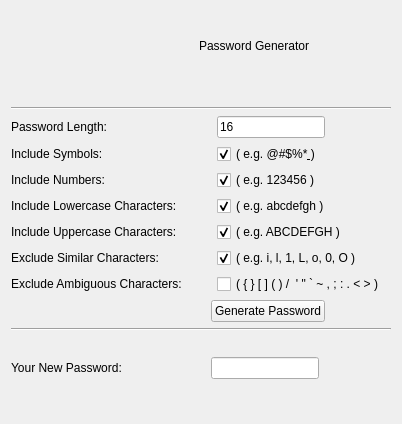
<?xml version="1.0" encoding="UTF-8"?>
<ui version="4.0">
 <class>GeneratePassword</class>
 <widget class="QWidget" name="GeneratePassword">
  <property name="geometry">
   <rect>
    <x>0</x>
    <y>0</y>
    <width>402</width>
    <height>424</height>
   </rect>
  </property>
  <property name="windowTitle">
   <string>BlockPad</string>
  </property>
  <layout class="QVBoxLayout" name="verticalLayout">
   <item>
    <layout class="QHBoxLayout" name="horizontalLayout_11">
     <item>
      <widget class="QLabel" name="labelIconPassword">
       <property name="sizePolicy">
        <sizepolicy hsizetype="Fixed" vsizetype="Fixed">
         <horstretch>0</horstretch>
         <verstretch>0</verstretch>
        </sizepolicy>
       </property>
       <property name="minimumSize">
        <size>
         <width>70</width>
         <height>70</height>
        </size>
       </property>
       <property name="maximumSize">
        <size>
         <width>100</width>
         <height>100</height>
        </size>
       </property>
       <property name="text">
        <string/>
       </property>
      </widget>
     </item>
     <item>
      <widget class="QLabel" name="labelTitlePassword">
       <property name="text">
        <string>Password Generator</string>
       </property>
       <property name="alignment">
        <set>Qt::AlignCenter</set>
       </property>
      </widget>
     </item>
    </layout>
   </item>
   <item>
    <spacer name="verticalSpacer_2">
     <property name="orientation">
      <enum>Qt::Vertical</enum>
     </property>
     <property name="sizeType">
      <enum>QSizePolicy::Fixed</enum>
     </property>
     <property name="sizeHint" stdset="0">
      <size>
       <width>20</width>
       <height>20</height>
      </size>
     </property>
    </spacer>
   </item>
   <item>
    <widget class="Line" name="line_2">
     <property name="orientation">
      <enum>Qt::Horizontal</enum>
     </property>
    </widget>
   </item>
   <item>
    <layout class="QHBoxLayout" name="horizontalLayout">
     <item>
      <widget class="QLabel" name="labelPasswLength">
       <property name="sizePolicy">
        <sizepolicy hsizetype="Fixed" vsizetype="Preferred">
         <horstretch>0</horstretch>
         <verstretch>0</verstretch>
        </sizepolicy>
       </property>
       <property name="minimumSize">
        <size>
         <width>200</width>
         <height>0</height>
        </size>
       </property>
       <property name="maximumSize">
        <size>
         <width>150</width>
         <height>16777215</height>
        </size>
       </property>
       <property name="text">
        <string>Password Length:</string>
       </property>
      </widget>
     </item>
     <item>
      <widget class="QLineEdit" name="lineEditPasswLength">
       <property name="text">
        <string>16</string>
       </property>
      </widget>
     </item>
     <item>
      <spacer name="horizontalSpacer">
       <property name="orientation">
        <enum>Qt::Horizontal</enum>
       </property>
       <property name="sizeHint" stdset="0">
        <size>
         <width>40</width>
         <height>20</height>
        </size>
       </property>
      </spacer>
     </item>
    </layout>
   </item>
   <item>
    <layout class="QHBoxLayout" name="horizontalLayout_2">
     <item>
      <widget class="QLabel" name="labelSymbols">
       <property name="sizePolicy">
        <sizepolicy hsizetype="Fixed" vsizetype="Preferred">
         <horstretch>0</horstretch>
         <verstretch>0</verstretch>
        </sizepolicy>
       </property>
       <property name="minimumSize">
        <size>
         <width>200</width>
         <height>0</height>
        </size>
       </property>
       <property name="maximumSize">
        <size>
         <width>150</width>
         <height>16777215</height>
        </size>
       </property>
       <property name="text">
        <string>Include Symbols:</string>
       </property>
      </widget>
     </item>
     <item>
      <widget class="QCheckBox" name="checkBoxSymbols">
       <property name="text">
        <string>( e.g. @#$%*&amp; )</string>
       </property>
       <property name="checked">
        <bool>true</bool>
       </property>
      </widget>
     </item>
     <item>
      <spacer name="horizontalSpacer_2">
       <property name="orientation">
        <enum>Qt::Horizontal</enum>
       </property>
       <property name="sizeHint" stdset="0">
        <size>
         <width>40</width>
         <height>20</height>
        </size>
       </property>
      </spacer>
     </item>
    </layout>
   </item>
   <item>
    <layout class="QHBoxLayout" name="horizontalLayout_3">
     <item>
      <widget class="QLabel" name="labelNumbers">
       <property name="sizePolicy">
        <sizepolicy hsizetype="Fixed" vsizetype="Preferred">
         <horstretch>0</horstretch>
         <verstretch>0</verstretch>
        </sizepolicy>
       </property>
       <property name="minimumSize">
        <size>
         <width>200</width>
         <height>0</height>
        </size>
       </property>
       <property name="maximumSize">
        <size>
         <width>150</width>
         <height>16777215</height>
        </size>
       </property>
       <property name="text">
        <string>Include Numbers:</string>
       </property>
      </widget>
     </item>
     <item>
      <widget class="QCheckBox" name="checkBoxNumbers">
       <property name="text">
        <string>( e.g. 123456 )</string>
       </property>
       <property name="checked">
        <bool>true</bool>
       </property>
      </widget>
     </item>
     <item>
      <spacer name="horizontalSpacer_3">
       <property name="orientation">
        <enum>Qt::Horizontal</enum>
       </property>
       <property name="sizeHint" stdset="0">
        <size>
         <width>40</width>
         <height>20</height>
        </size>
       </property>
      </spacer>
     </item>
    </layout>
   </item>
   <item>
    <layout class="QHBoxLayout" name="horizontalLayout_4">
     <item>
      <widget class="QLabel" name="labelLowercase">
       <property name="sizePolicy">
        <sizepolicy hsizetype="Fixed" vsizetype="Preferred">
         <horstretch>0</horstretch>
         <verstretch>0</verstretch>
        </sizepolicy>
       </property>
       <property name="minimumSize">
        <size>
         <width>200</width>
         <height>0</height>
        </size>
       </property>
       <property name="maximumSize">
        <size>
         <width>150</width>
         <height>16777215</height>
        </size>
       </property>
       <property name="text">
        <string>Include Lowercase Characters:</string>
       </property>
      </widget>
     </item>
     <item>
      <widget class="QCheckBox" name="checkBoxLowercase">
       <property name="text">
        <string>( e.g. abcdefgh )</string>
       </property>
       <property name="checked">
        <bool>true</bool>
       </property>
      </widget>
     </item>
     <item>
      <spacer name="horizontalSpacer_4">
       <property name="orientation">
        <enum>Qt::Horizontal</enum>
       </property>
       <property name="sizeHint" stdset="0">
        <size>
         <width>40</width>
         <height>20</height>
        </size>
       </property>
      </spacer>
     </item>
    </layout>
   </item>
   <item>
    <layout class="QHBoxLayout" name="horizontalLayout_5">
     <item>
      <widget class="QLabel" name="labelUppercase">
       <property name="sizePolicy">
        <sizepolicy hsizetype="Fixed" vsizetype="Preferred">
         <horstretch>0</horstretch>
         <verstretch>0</verstretch>
        </sizepolicy>
       </property>
       <property name="minimumSize">
        <size>
         <width>200</width>
         <height>0</height>
        </size>
       </property>
       <property name="maximumSize">
        <size>
         <width>150</width>
         <height>16777215</height>
        </size>
       </property>
       <property name="text">
        <string>Include Uppercase Characters:</string>
       </property>
      </widget>
     </item>
     <item>
      <widget class="QCheckBox" name="checkBoxUppercase">
       <property name="text">
        <string>( e.g. ABCDEFGH )</string>
       </property>
       <property name="checked">
        <bool>true</bool>
       </property>
      </widget>
     </item>
     <item>
      <spacer name="horizontalSpacer_5">
       <property name="orientation">
        <enum>Qt::Horizontal</enum>
       </property>
       <property name="sizeHint" stdset="0">
        <size>
         <width>40</width>
         <height>20</height>
        </size>
       </property>
      </spacer>
     </item>
    </layout>
   </item>
   <item>
    <layout class="QHBoxLayout" name="horizontalLayout_6">
     <item>
      <widget class="QLabel" name="labelSimilar">
       <property name="sizePolicy">
        <sizepolicy hsizetype="Fixed" vsizetype="Preferred">
         <horstretch>0</horstretch>
         <verstretch>0</verstretch>
        </sizepolicy>
       </property>
       <property name="minimumSize">
        <size>
         <width>200</width>
         <height>0</height>
        </size>
       </property>
       <property name="maximumSize">
        <size>
         <width>150</width>
         <height>16777215</height>
        </size>
       </property>
       <property name="text">
        <string>Exclude Similar Characters:</string>
       </property>
      </widget>
     </item>
     <item>
      <widget class="QCheckBox" name="checkBoxSimilar">
       <property name="text">
        <string>( e.g. i, l, 1, L, o, 0, O )</string>
       </property>
       <property name="checked">
        <bool>true</bool>
       </property>
      </widget>
     </item>
     <item>
      <spacer name="horizontalSpacer_6">
       <property name="orientation">
        <enum>Qt::Horizontal</enum>
       </property>
       <property name="sizeHint" stdset="0">
        <size>
         <width>40</width>
         <height>20</height>
        </size>
       </property>
      </spacer>
     </item>
    </layout>
   </item>
   <item>
    <layout class="QHBoxLayout" name="horizontalLayout_7">
     <item>
      <widget class="QLabel" name="labelAmbiguous">
       <property name="sizePolicy">
        <sizepolicy hsizetype="Fixed" vsizetype="Preferred">
         <horstretch>0</horstretch>
         <verstretch>0</verstretch>
        </sizepolicy>
       </property>
       <property name="minimumSize">
        <size>
         <width>200</width>
         <height>0</height>
        </size>
       </property>
       <property name="maximumSize">
        <size>
         <width>150</width>
         <height>16777215</height>
        </size>
       </property>
       <property name="text">
        <string>Exclude Ambiguous Characters:</string>
       </property>
      </widget>
     </item>
     <item>
      <widget class="QCheckBox" name="checkBoxAmbiguous">
       <property name="text">
        <string>( { } [ ] ( ) /  ' &quot; ` ~ , ; : . &lt; &gt; )</string>
       </property>
      </widget>
     </item>
     <item>
      <spacer name="horizontalSpacer_7">
       <property name="orientation">
        <enum>Qt::Horizontal</enum>
       </property>
       <property name="sizeHint" stdset="0">
        <size>
         <width>40</width>
         <height>20</height>
        </size>
       </property>
      </spacer>
     </item>
    </layout>
   </item>
   <item>
    <layout class="QHBoxLayout" name="horizontalLayout_8">
     <item>
      <spacer name="horizontalSpacer_8">
       <property name="orientation">
        <enum>Qt::Horizontal</enum>
       </property>
       <property name="sizeType">
        <enum>QSizePolicy::Fixed</enum>
       </property>
       <property name="sizeHint" stdset="0">
        <size>
         <width>200</width>
         <height>20</height>
        </size>
       </property>
      </spacer>
     </item>
     <item>
      <widget class="QPushButton" name="pushButtonGenerate">
       <property name="text">
        <string>Generate Password</string>
       </property>
      </widget>
     </item>
     <item>
      <spacer name="horizontalSpacer_9">
       <property name="orientation">
        <enum>Qt::Horizontal</enum>
       </property>
       <property name="sizeHint" stdset="0">
        <size>
         <width>40</width>
         <height>20</height>
        </size>
       </property>
      </spacer>
     </item>
    </layout>
   </item>
   <item>
    <widget class="Line" name="line">
     <property name="orientation">
      <enum>Qt::Horizontal</enum>
     </property>
    </widget>
   </item>
   <item>
    <spacer name="verticalSpacer_3">
     <property name="orientation">
      <enum>Qt::Vertical</enum>
     </property>
     <property name="sizeType">
      <enum>QSizePolicy::Fixed</enum>
     </property>
     <property name="sizeHint" stdset="0">
      <size>
       <width>20</width>
       <height>20</height>
      </size>
     </property>
    </spacer>
   </item>
   <item>
    <layout class="QHBoxLayout" name="horizontalLayout_9">
     <property name="spacing">
      <number>0</number>
     </property>
     <item>
      <widget class="QLabel" name="labelNewPassword">
       <property name="sizePolicy">
        <sizepolicy hsizetype="Fixed" vsizetype="Preferred">
         <horstretch>0</horstretch>
         <verstretch>0</verstretch>
        </sizepolicy>
       </property>
       <property name="minimumSize">
        <size>
         <width>200</width>
         <height>0</height>
        </size>
       </property>
       <property name="maximumSize">
        <size>
         <width>150</width>
         <height>16777215</height>
        </size>
       </property>
       <property name="text">
        <string>Your New Password:</string>
       </property>
      </widget>
     </item>
     <item>
      <widget class="QLineEdit" name="lineEditNewPassword"/>
     </item>
     <item>
      <spacer name="horizontalSpacer_10">
       <property name="orientation">
        <enum>Qt::Horizontal</enum>
       </property>
       <property name="sizeHint" stdset="0">
        <size>
         <width>40</width>
         <height>20</height>
        </size>
       </property>
      </spacer>
     </item>
    </layout>
   </item>
   <item>
    <spacer name="verticalSpacer">
     <property name="orientation">
      <enum>Qt::Vertical</enum>
     </property>
     <property name="sizeHint" stdset="0">
      <size>
       <width>20</width>
       <height>0</height>
      </size>
     </property>
    </spacer>
   </item>
  </layout>
 </widget>
 <resources/>
 <connections/>
</ui>
